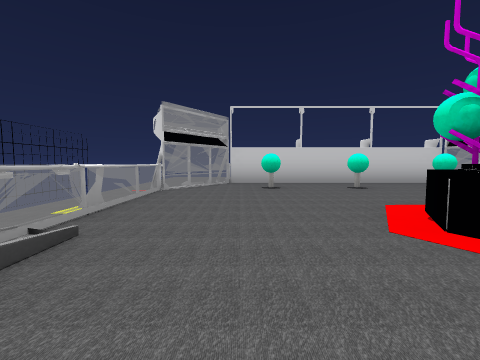
View 1 (above)

17 first-person views from a walk through a 3-D level made in the Unity game engine. The camera is 0.52 m above the floor, tilts 4° down and sees 90° across. The floor is counted in squares, 1 m on a side. Each view is taken from the middle of a square. On the plan, view 1 faces up. The plan holds only what a view shows up to about 9 squares ahead; the rest is blank. Some surface patterns are stand-ins.

View 2
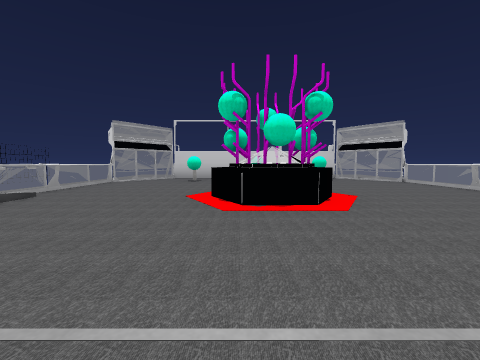

View 3
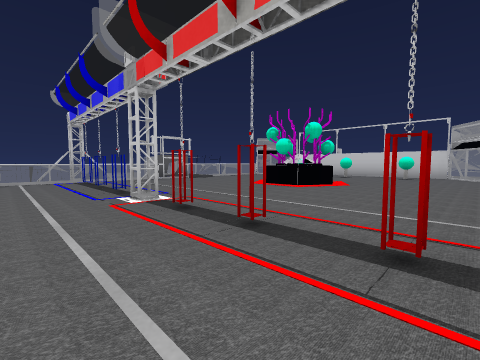

View 4
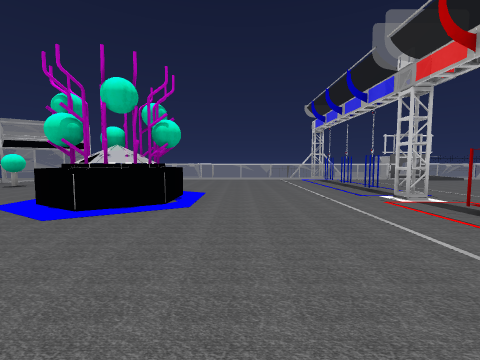

View 5
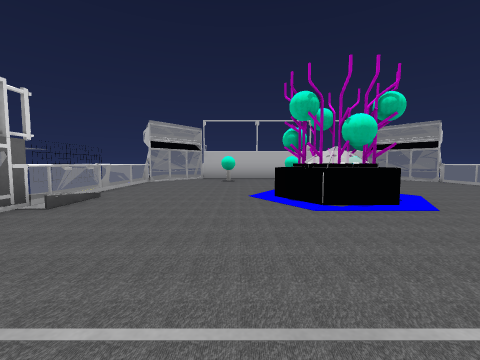

View 6
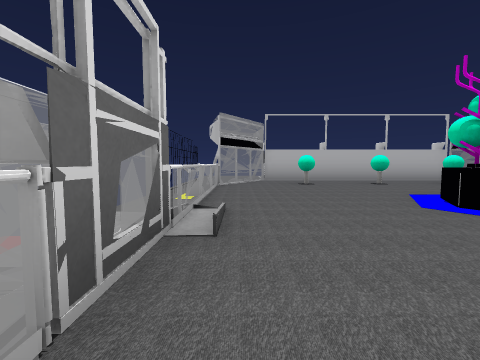

View 7
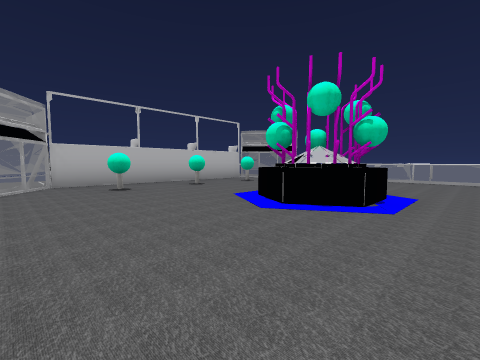

View 8
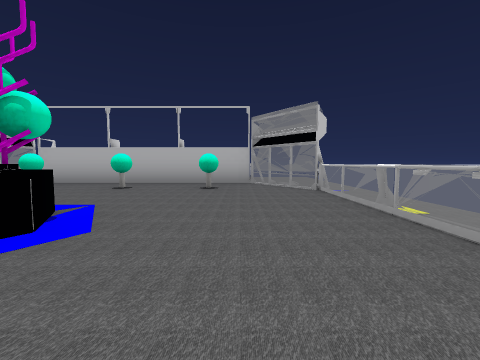

View 9
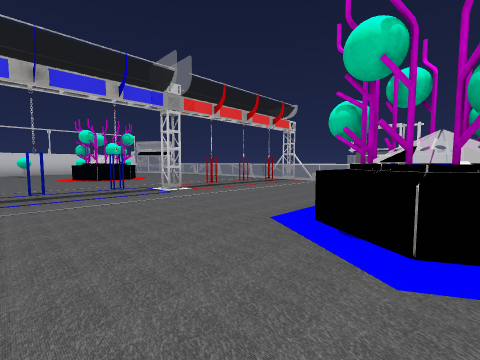

View 10
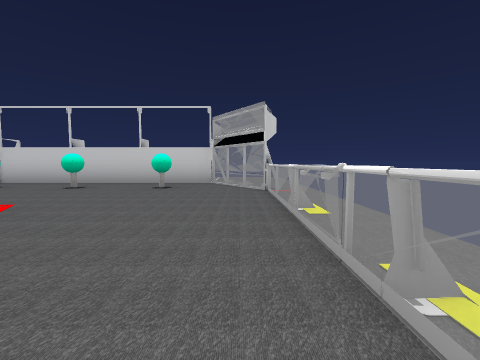

View 11
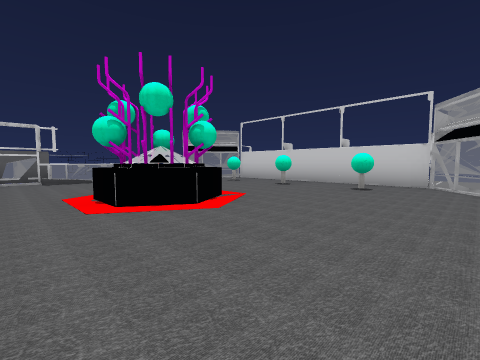

View 12
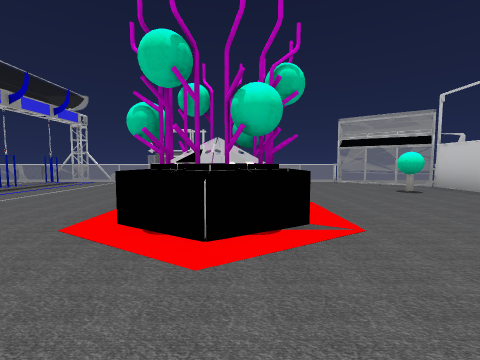

View 13
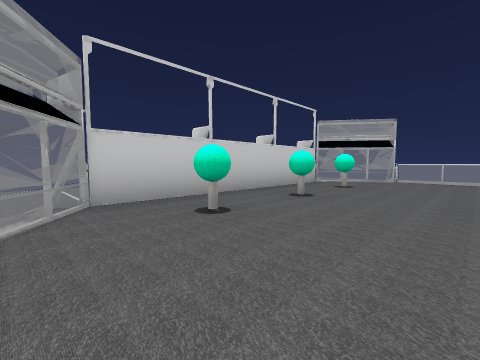

View 14
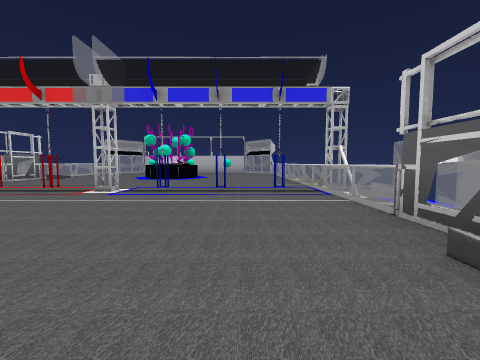

View 15
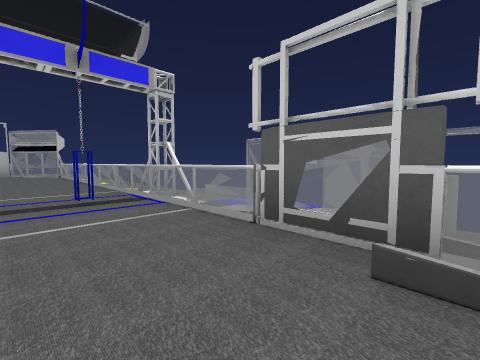

View 16
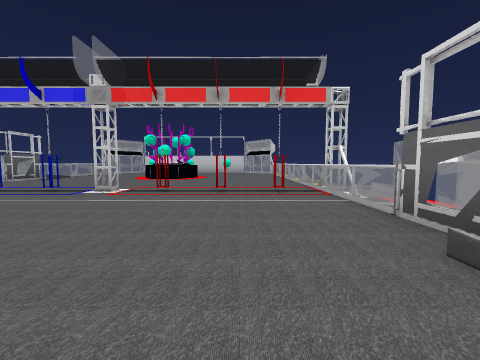

View 17
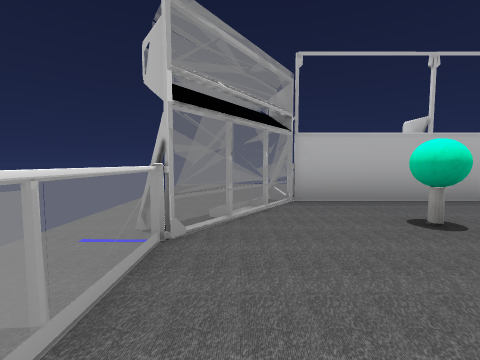

### Floor plan
Key: @ floor where view 1 was taken; # wall or solid block; . floor; = window, fence, low wall or low ledge; O other object.
Columns run from 2 left of view 1 to 7 right of it. Each row starts with its distance up from view 1.
  7  ########
  6  #......#
  5 ##.#....##
  4 #........#
  3 #........#
  2 O...OO...#
  1 #=..OO...#
  0 #.@......#
 -1 #........#
 -2 #........#
 -3 O......#.#
 -4 #........#
 -5 #........#
 -6 #...OO..=#
 -7 #...OO...O
 -8 #........#
 -9 #........#
-10 ##.#....##
-11  #......#
-12  ########

Where each view was taken, in squares from view 1:
view 1: 0 up, 0 right, facing up
view 2: 2 down, 2 right, facing up
view 3: 4 down, 6 right, facing up-left
view 4: 5 down, 6 right, facing left
view 5: 3 down, 4 right, facing down
view 6: 4 down, 6 right, facing down
view 7: 5 down, 6 right, facing down-left
view 8: 5 down, 0 right, facing down
view 9: 7 down, 0 right, facing up-right
view 10: 0 up, 6 right, facing up
view 11: 0 up, 6 right, facing up-left
view 12: 2 up, 5 right, facing left
view 13: 3 up, 1 left, facing up-right
view 14: 2 up, 0 right, facing down
view 15: 1 up, 0 right, facing down-left
view 16: 7 down, 5 right, facing up
view 17: 8 down, 6 right, facing down
